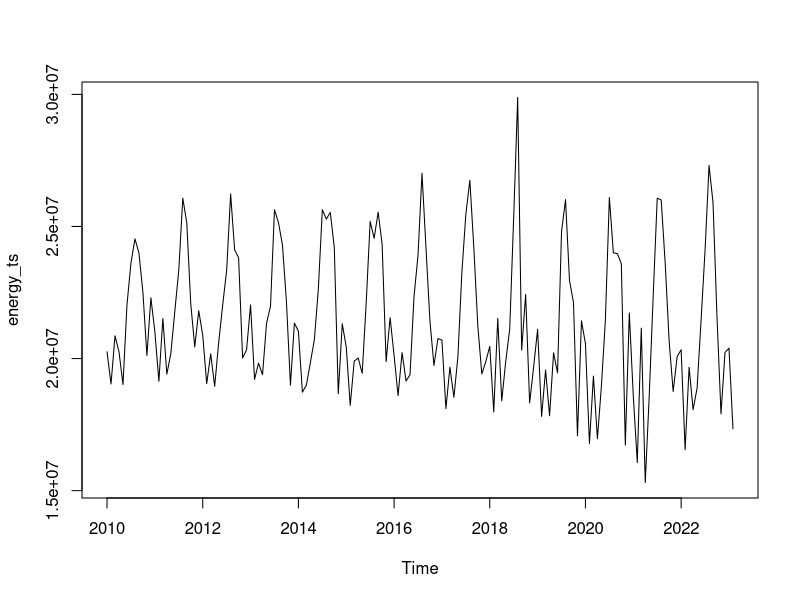
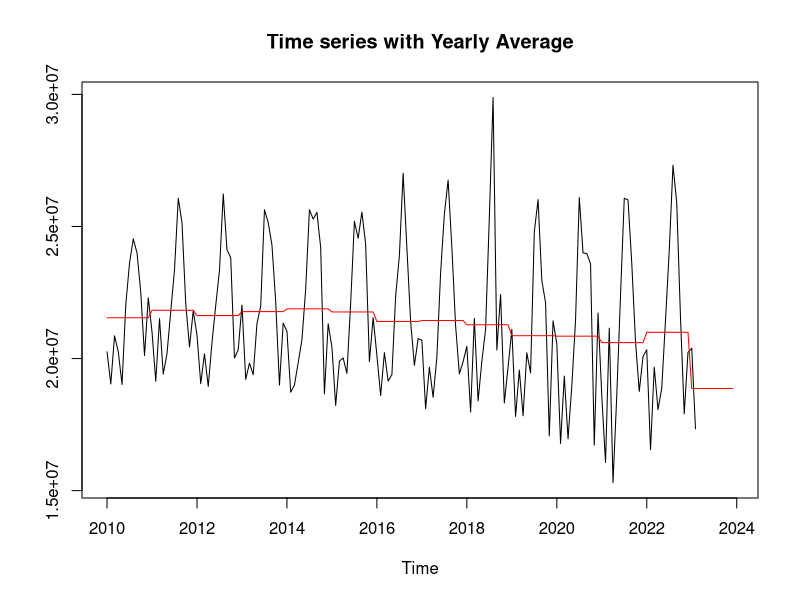
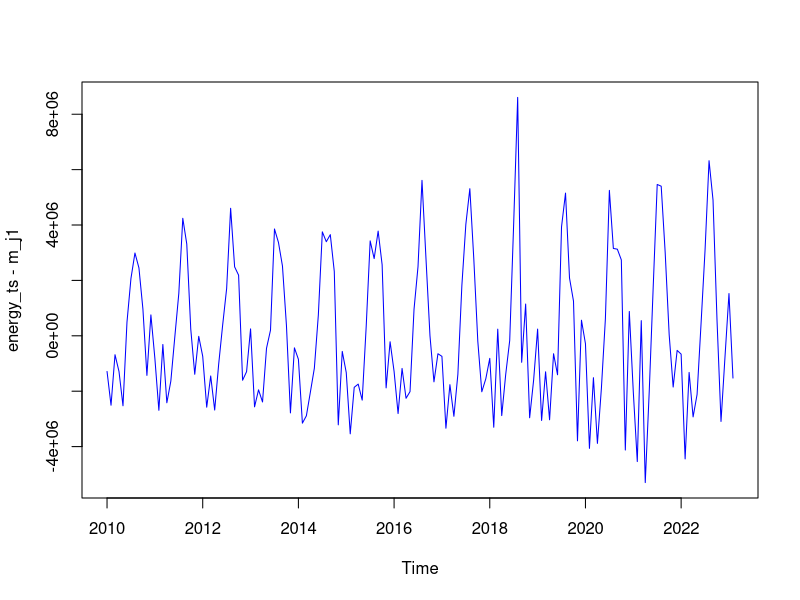
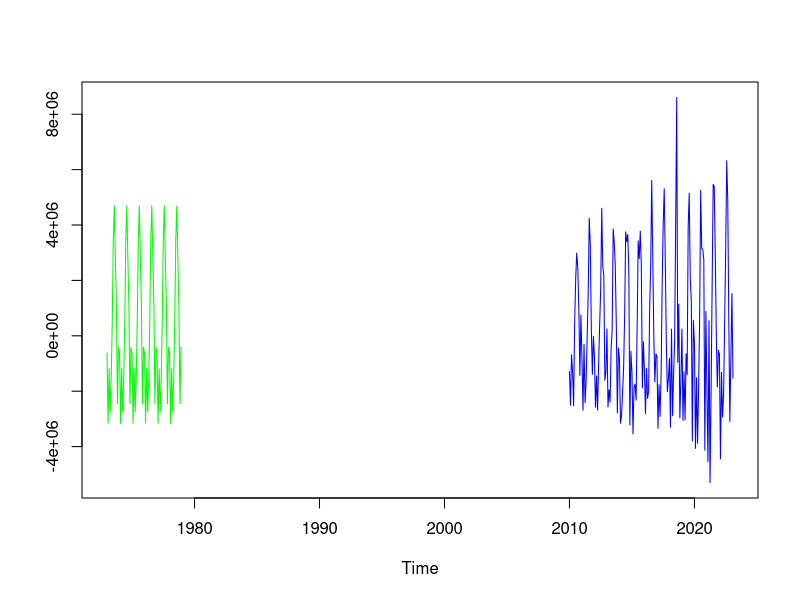

Recreate these plots in R, in order. (Note: this script raises an error after producing the figures.)
## ---- chunk 1
knitr::opts_chunk$set(echo = TRUE)

path <- "/Users/alisonwong/git/electricity-time-series"
knitr::opts_knit$set(root.dir = path)
setwd(path)

# Load Packages 
library(readxl)
library(tidyverse)
## ---- chunk 2

# Read data 
energy <- read.csv("energy-ca.csv")

# I subset the data frame to only select certain columns. Then, I get rid of the first two rows, since they are unnecessary (these rows were the result of a small issue when importing the file). Then, I check the amount of times in which "CA" appears in the "X.2" column which corresponds to the respective state. Then, I add column names. Then, I update the data frame to only include rows where "State == 'CA'". Then, I get rid of empty rows. Then, I check the amount of times in which the State column equals "CA". Since this number, 158, matches with the earlier number, we have support to say no important data was lost. 

# Subset data to select columns we need: Year, Month, State, Total Sales
energy_df <- subset(energy, select = c("X", "X.1", "X.2", "X.16"))
energy_df <- energy_df[-c(1,2),]

# Subset data to select California 
colnames(energy_df) <- c("Year", "Month", "State", "Total_Sales")
table(grepl("CA", energy_df$State)) # check
energy_df <- energy_df[energy_df$State == "CA",]
row.names(energy_df) <- NULL
table(grepl("CA", energy_df$State)) # match first check

head(energy_df)
## ---- chunk 3

# Change to integers
energy_df$Year <- as.integer(energy_df$Year)
energy_df$Month <- as.integer(energy_df$Month)
energy_df$Total_Sales <- as.integer(gsub(",", "", energy_df$Total_Sales))

# Arrange energy_df in ascending order of time
energy_df <- energy_df %>%
  arrange(Year, Month)

# Time series model 
energy_ts <- ts(energy_df[,4], start= 2010, frequency = 12)
ts.plot(energy_ts)
## ---- chunk 4

# REMOVE 2023
m_j1 = tapply(energy_ts, floor(time(energy_ts)), mean)
m_j1 = ts(rep(m_j1, each = 12), start = 2010, frequency = 12)

ts.plot(energy_ts, m_j1, col = c("black", "red"), main = "Time series with Yearly Average")
ts.plot(energy_ts - m_j1, col = "blue")
## ---- chunk 5
s_k1=tapply(energy_ts-m_j1,cycle(energy_ts), mean)
s_k1=ts(rep(s_k1,times=6),start=1973,frequency = 12)
ts.plot(energy_ts-m_j1,s_k1,col=c("blue","green"))
res1=energy_ts-m_j1-s_k1
ts.plot(res1,col="grey")
## ---- chunk 6
# 
mt = stats::filter(energy_ts, filter=c(0.5,rep(1,times=11), 0.5), method="convolution", sides=2)/12

ts.plot(energy_ts,mt,col=c("black","red"))
diff <- na.omit(energy_ts - mt)
ts.plot(diff, col="blue")
